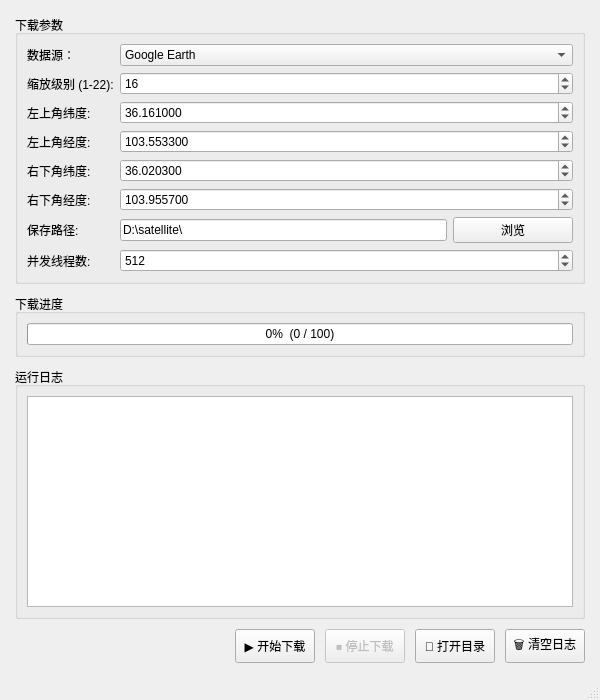
<?xml version="1.0" encoding="UTF-8"?>
<ui version="4.0">
 <class>MainWindow</class>
 <widget class="QMainWindow" name="MainWindow">
  <property name="geometry">
   <rect>
    <x>0</x>
    <y>0</y>
    <width>600</width>
    <height>700</height>
   </rect>
  </property>
  <property name="windowTitle">
   <string>地图瓦片下载器</string>
  </property>
  <widget class="QWidget" name="centralwidget">
   <layout class="QVBoxLayout" name="main_layout">
    <property name="spacing">
     <number>10</number>
    </property>
    <property name="leftMargin">
     <number>15</number>
    </property>
    <property name="topMargin">
     <number>15</number>
    </property>
    <property name="rightMargin">
     <number>15</number>
    </property>
    <property name="bottomMargin">
     <number>15</number>
    </property>
    <item>
     <widget class="QGroupBox" name="param_group">
      <property name="title">
       <string>下载参数</string>
      </property>
      <layout class="QFormLayout" name="form_layout">
       <item row="1" column="0">
        <widget class="QLabel" name="level_label">
         <property name="text">
          <string>缩放级别 (1-22):</string>
         </property>
        </widget>
       </item>
       <item row="1" column="1">
        <widget class="QSpinBox" name="level_spin">
         <property name="minimum">
          <number>1</number>
         </property>
         <property name="maximum">
          <number>22</number>
         </property>
         <property name="value">
          <number>16</number>
         </property>
        </widget>
       </item>
       <item row="2" column="0">
        <widget class="QLabel" name="lt_lat_label">
         <property name="text">
          <string>左上角纬度:</string>
         </property>
        </widget>
       </item>
       <item row="2" column="1">
        <widget class="QDoubleSpinBox" name="lt_lat_spin">
         <property name="decimals">
          <number>6</number>
         </property>
         <property name="minimum">
          <double>-90.000000000000000</double>
         </property>
         <property name="maximum">
          <double>90.000000000000000</double>
         </property>
         <property name="value">
          <double>36.161000000000001</double>
         </property>
        </widget>
       </item>
       <item row="3" column="0">
        <widget class="QLabel" name="lt_lon_label">
         <property name="text">
          <string>左上角经度:</string>
         </property>
        </widget>
       </item>
       <item row="3" column="1">
        <widget class="QDoubleSpinBox" name="lt_lon_spin">
         <property name="decimals">
          <number>6</number>
         </property>
         <property name="minimum">
          <double>-180.000000000000000</double>
         </property>
         <property name="maximum">
          <double>180.000000000000000</double>
         </property>
         <property name="value">
          <double>103.553299999999993</double>
         </property>
        </widget>
       </item>
       <item row="4" column="0">
        <widget class="QLabel" name="rb_lat_label">
         <property name="text">
          <string>右下角纬度:</string>
         </property>
        </widget>
       </item>
       <item row="4" column="1">
        <widget class="QDoubleSpinBox" name="rb_lat_spin">
         <property name="decimals">
          <number>6</number>
         </property>
         <property name="minimum">
          <double>-90.000000000000000</double>
         </property>
         <property name="maximum">
          <double>90.000000000000000</double>
         </property>
         <property name="value">
          <double>36.020299999999999</double>
         </property>
        </widget>
       </item>
       <item row="5" column="0">
        <widget class="QLabel" name="rb_lon_label">
         <property name="text">
          <string>右下角经度:</string>
         </property>
        </widget>
       </item>
       <item row="5" column="1">
        <widget class="QDoubleSpinBox" name="rb_lon_spin">
         <property name="decimals">
          <number>6</number>
         </property>
         <property name="minimum">
          <double>-180.000000000000000</double>
         </property>
         <property name="maximum">
          <double>180.000000000000000</double>
         </property>
         <property name="value">
          <double>103.955699999999993</double>
         </property>
        </widget>
       </item>
       <item row="6" column="0">
        <widget class="QLabel" name="path_label">
         <property name="text">
          <string>保存路径:</string>
         </property>
        </widget>
       </item>
       <item row="6" column="1">
        <layout class="QHBoxLayout" name="path_layout">
         <item>
          <widget class="QLineEdit" name="path_edit">
           <property name="text">
            <string>D:\satellite\</string>
           </property>
           <property name="placeholderText">
            <string>请选择瓦片保存目录...</string>
           </property>
          </widget>
         </item>
         <item>
          <widget class="QPushButton" name="browse_btn">
           <property name="minimumSize">
            <size>
             <width>120</width>
             <height>0</height>
            </size>
           </property>
           <property name="maximumSize">
            <size>
             <width>120</width>
             <height>16777215</height>
            </size>
           </property>
           <property name="text">
            <string>浏览</string>
           </property>
          </widget>
         </item>
        </layout>
       </item>
       <item row="7" column="0">
        <widget class="QLabel" name="workers_label">
         <property name="text">
          <string>并发线程数:</string>
         </property>
        </widget>
       </item>
       <item row="7" column="1">
        <widget class="QSpinBox" name="workers_spin">
         <property name="minimum">
          <number>1</number>
         </property>
         <property name="maximum">
          <number>4096</number>
         </property>
         <property name="value">
          <number>512</number>
         </property>
        </widget>
       </item>
       <item row="0" column="1">
        <widget class="QComboBox" name="source_comboBox">
         <item>
          <property name="text">
           <string>Google Earth</string>
          </property>
         </item>
         <item>
          <property name="text">
           <string>高德矢量底图</string>
          </property>
         </item>
         <item>
          <property name="text">
           <string>高德卫星影像</string>
          </property>
         </item>
         <item>
          <property name="text">
           <string>高德路网标记</string>
          </property>
         </item>
        </widget>
       </item>
       <item row="0" column="0">
        <widget class="QLabel" name="label">
         <property name="text">
          <string>数据源：</string>
         </property>
        </widget>
       </item>
      </layout>
     </widget>
    </item>
    <item>
     <widget class="QGroupBox" name="progress_group">
      <property name="title">
       <string>下载进度</string>
      </property>
      <layout class="QVBoxLayout" name="progress_layout">
       <item>
        <widget class="QProgressBar" name="progress_bar">
         <property name="value">
          <number>0</number>
         </property>
         <property name="format">
          <string>%p%  (%v / %m)</string>
         </property>
        </widget>
       </item>
      </layout>
     </widget>
    </item>
    <item>
     <widget class="QGroupBox" name="log_group">
      <property name="title">
       <string>运行日志</string>
      </property>
      <layout class="QVBoxLayout" name="log_layout">
       <item>
        <widget class="QTextEdit" name="log_text">
         <property name="lineWrapMode">
          <enum>QTextEdit::WidgetWidth</enum>
         </property>
         <property name="readOnly">
          <bool>true</bool>
         </property>
        </widget>
       </item>
      </layout>
     </widget>
    </item>
    <item>
     <layout class="QHBoxLayout" name="btn_layout">
      <item>
       <spacer name="horizontalSpacer">
        <property name="orientation">
         <enum>Qt::Horizontal</enum>
        </property>
        <property name="sizeHint" stdset="0">
         <size>
          <width>0</width>
          <height>0</height>
         </size>
        </property>
       </spacer>
      </item>
      <item>
       <widget class="QPushButton" name="start_btn">
        <property name="minimumSize">
         <size>
          <width>0</width>
          <height>34</height>
         </size>
        </property>
        <property name="text">
         <string>▶ 开始下载</string>
        </property>
       </widget>
      </item>
      <item>
       <widget class="QPushButton" name="stop_btn">
        <property name="enabled">
         <bool>false</bool>
        </property>
        <property name="minimumSize">
         <size>
          <width>0</width>
          <height>34</height>
         </size>
        </property>
        <property name="text">
         <string>⏹ 停止下载</string>
        </property>
       </widget>
      </item>
      <item>
       <widget class="QPushButton" name="open_dir_btn">
        <property name="minimumSize">
         <size>
          <width>0</width>
          <height>34</height>
         </size>
        </property>
        <property name="text">
         <string>📂 打开目录</string>
        </property>
       </widget>
      </item>
      <item>
       <widget class="QPushButton" name="clear_log_btn">
        <property name="minimumSize">
         <size>
          <width>0</width>
          <height>34</height>
         </size>
        </property>
        <property name="text">
         <string>🗑 清空日志</string>
        </property>
       </widget>
      </item>
     </layout>
    </item>
   </layout>
  </widget>
  <widget class="QStatusBar" name="statusbar">
   <property name="enabled">
    <bool>true</bool>
   </property>
  </widget>
 </widget>
 <resources/>
 <connections/>
</ui>
